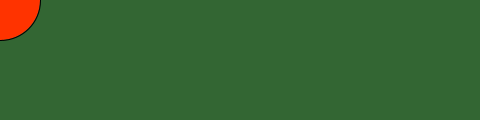
Frame 1 (no input)
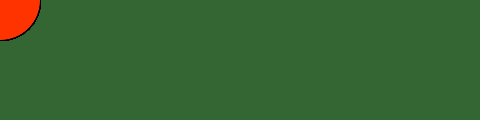
Frame 60 (the mouse pressed at the canvas centre just before this capture)
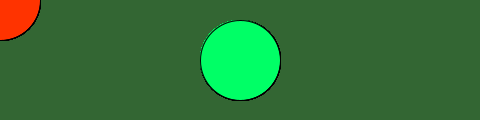
Frame 120 (the mouse held since frame 60 and released just before this capture)

The Processing sketch that drew these frames (run headless with seeded random() and noise(); from frame 60 on, the mouse is pressed at the canvas centre):

// Processing sketch: processing_38363
// ── processing_38363.pde

// Example 02-01 from "Getting Started with Processing" 
// by Reas & Fry. O'Reilly / Make 2010

void setup( ) {
  size (480,120) ;
  background(#336633);
  smooth( );
 }
 void draw ( ) {
   if (mousePressed) {
     fill(#00FF66) ;
   } else {
     fill(#FF3300);
   }
   ellipse(mouseX, mouseY, 80, 80) ;
 }
 
  
